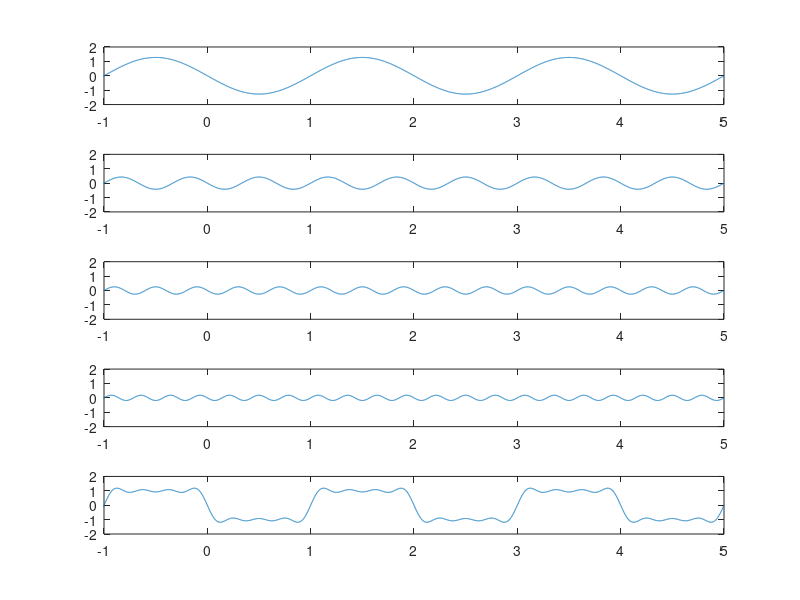

MATLAB code for this plot:
t=-2:0.001:5;
x1=-4/pi*sin(pi*t);
subplot(5,1,1), plot(t,x1)
axis([-1 5 -2 2])

x3=-4/(3*pi)*sin(3*pi*t);
subplot(5,1,2), plot(t,x3)
axis([-1 5 -2 2])

x5=-4/(5*pi)*sin(5*pi*t);
subplot(5,1,3), plot(t,x5)
axis([-1 5 -2 2])

x7=-4/(7*pi)*sin(7*pi*t);
subplot(5,1,4), plot(t,x7)
axis([-1 5 -2 2])

x=x1+x3+x5+x7;
subplot(5,1,5), plot(t,x)
axis([-1 5 -2 2])
